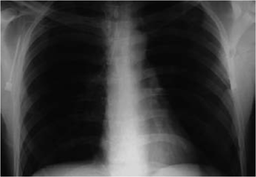
#> input picture Chest.bmp, 256 x 177 px, shrunk from 699 x 484 before the run; its folder holds 2 pictures in this run
$ python main.py   (older library calls are emulated)
#> lines starting #> are read from the running program, lines starting #| are printed output that depends on the picture
### common.py
"""common.py - shared utilities: loading, normalisation, metrics, timing, plotting.
References: Gonzalez & Woods, Digital Image Processing (4th ed.); OpenCV documentation."""
import time
import cv2
import numpy as np
from skimage.measure import shannon_entropy


def load_image(path):
    """Load as grayscale float32 in [0,1] (JPEG/BMP both supported)."""
    g = cv2.imread(path, cv2.IMREAD_GRAYSCALE)
    if g is None:
        raise FileNotFoundError(path)
    g = strip_white_border(g)
    return g.astype(np.float32) / 255.0


def strip_white_border(g, thr=245, max_px=8):
    """Remove a saturated white frame (rows/cols whose mean >= thr) from the image edges.
    The supplied images carry a 1-4 px white frame that otherwise causes edge ringing in the
    Fourier methods and skews percentile statistics. Only edge rows/columns are removed."""
    t, b, l, r = 0, g.shape[0], 0, g.shape[1]
    while t < max_px and g[t, l:r].mean() >= thr: t += 1
    while max_px > g.shape[0] - b and g[b - 1, l:r].mean() >= thr: b -= 1
    while l < max_px and g[t:b, l].mean() >= thr: l += 1
    while max_px > g.shape[1] - r and g[t:b, r - 1].mean() >= thr: r -= 1
    return g[t:b, l:r]


def to_u8(x):
    """Clip a [0,1] float image and convert to uint8."""
    return np.clip(x * 255.0 + 0.5, 0, 255).astype(np.uint8)


def pct_stretch(x, lo=1, hi=99):
    """Robust contrast stretching using percentiles instead of min/max."""
    a, b = np.percentile(x, [lo, hi])
    if b - a < 1e-6:
        return x.copy()
    return np.clip((x - a) / (b - a), 0, 1).astype(np.float32)


def compute_metrics(x):
    """Return dict of objective measures for a float [0,1] image.
    - mean, std (global contrast), entropy (bits), avg_gradient, tenengrad (mean Sobel magnitude),
    - noise_sigma (Immerkaer fast noise estimate), edge_density (Canny pixels / total)."""
    u8 = to_u8(x)
    xf = x.astype(np.float64)
    gy, gx = np.gradient(xf)
    avg_grad = np.mean(np.sqrt((gx ** 2 + gy ** 2) / 2))
    sx = cv2.Sobel(xf, cv2.CV_64F, 1, 0, ksize=3)
    sy = cv2.Sobel(xf, cv2.CV_64F, 0, 1, ksize=3)
    teneng = np.mean(np.hypot(sx, sy))
    # Immerkaer (1996) noise estimator
    k = np.array([[1, -2, 1], [-2, 4, -2], [1, -2, 1]], dtype=np.float64)
    h, w = xf.shape
    conv = cv2.filter2D(xf, -1, k)[1:-1, 1:-1]
    sigma = np.sqrt(np.pi / 2) * np.abs(conv).sum() / (6.0 * (w - 2) * (h - 2))
    edges = cv2.Canny(u8, 50, 150)
    return dict(mean=float(xf.mean()), std=float(xf.std()),
                entropy=float(shannon_entropy(u8)), avg_gradient=float(avg_grad),
                tenengrad=float(teneng), noise_sigma=float(sigma),
                edge_density=float((edges > 0).mean()))


def median_time_ms(fn, *args, runs=15, **kw):
    """Median wall-clock time (ms) of fn(*args) over several runs; also returns last result."""
    ts, out = [], None
    fn(*args, **kw)  # warm-up (excluded)
    for _ in range(runs):
        t = time.perf_counter()
        out = fn(*args, **kw)
        ts.append((time.perf_counter() - t) * 1000)
    return float(np.median(ts)), ts, out

### spatial.py
"""spatial.py - spatial-domain-only enhancement (part a)."""
import cv2
import numpy as np
from common import pct_stretch, to_u8


def hist_eq(x):
    """Baseline: global histogram equalisation."""
    return cv2.equalizeHist(to_u8(x)).astype(np.float32) / 255.0


def gamma_correct(x, g):
    return np.power(np.clip(x, 0, 1), g).astype(np.float32)


def clahe(x, clip=2.0, tiles=8):
    # tiles x tiles grid; smaller clip limit = less noise amplification
    c = cv2.createCLAHE(clipLimit=clip, tileGridSize=(tiles, tiles))
    return c.apply(to_u8(x)).astype(np.float32) / 255.0


def denoise(x, mode="bilateral"):
    """Light edge-preserving denoising (bilateral or median)."""
    u8 = to_u8(x)
    if mode == "median":
        y = cv2.medianBlur(u8, 3)
    else:
        y = cv2.bilateralFilter(u8, d=5, sigmaColor=25, sigmaSpace=3)
    return y.astype(np.float32) / 255.0


def unsharp(x, sigma=1.5, k=0.8):
    """Unsharp masking: I + k (I - G_sigma * I)."""
    blur = cv2.GaussianBlur(x, (0, 0), sigma)
    return np.clip(x + k * (x - blur), 0, 1).astype(np.float32)


def spatial_enhance(x, lo=1, hi=99.5, gamma=0.8, clip=1.5, tiles=6, den="bilateral", sigma=1.5, k=0.7, pre_sigma=0.0):
    """Final spatial pipeline: [light pre-smoothing] -> percentile stretch -> gamma -> CLAHE -> denoise -> unsharp.
    pre_sigma > 0 dithers the coarse intensity quantisation of the source images (Chest.bmp carries a
    219-entry grey palette, and only ~20 distinct levels fall in the darkest 40% of the image; Skeleton.bmp
    has ~9). Without it CLAHE stretches those few levels into wide flat plateaus, i.e. visible posterisation
    (contour banding) in the dark lung/background regions."""
    if pre_sigma > 0:
        x = cv2.GaussianBlur(x, (0, 0), pre_sigma)
    y = pct_stretch(x, lo, hi)
    y = gamma_correct(y, gamma)
    y = clahe(y, clip, tiles)
    y = denoise(y, den)
    return unsharp(y, sigma, k)

### fourier.py
"""fourier.py - Fourier-domain-only enhancement (part b). All processing is done on the spectrum."""
import numpy as np
from common import pct_stretch


def _pad(x, frac=0.1):
    """Reflect-pad to reduce wrap-around (boundary) artefacts of the DFT."""
    ph, pw = int(x.shape[0] * frac), int(x.shape[1] * frac)
    return np.pad(x, ((ph, ph), (pw, pw)), mode="reflect"), ph, pw


def dist_grid(shape):
    """Distance D(u,v) from the centre of the shifted spectrum."""
    r, c = shape
    u, v = np.meshgrid(np.arange(c) - c // 2, np.arange(r) - r // 2)
    return np.sqrt(u.astype(np.float64) ** 2 + v.astype(np.float64) ** 2)


def spectrum(x):
    """Log-magnitude spectrum for display."""
    F = np.fft.fftshift(np.fft.fft2(x))
    return np.log1p(np.abs(F))


def gaussian_hp(shape, d0):
    D = dist_grid(shape)
    return 1.0 - np.exp(-(D ** 2) / (2.0 * d0 ** 2))


def butterworth_hp(shape, d0, n=2):
    D = dist_grid(shape)
    return 1.0 / (1.0 + (d0 / (D + 1e-6)) ** (2 * n))


def minmax(x):
    """Visualisation scaling only (affine min-max to [0,1]); NOT an enhancement step."""
    a, b = float(x.min()), float(x.max())
    return ((x - a) / (b - a + 1e-12)).astype(np.float32)


def signed_display(x):
    """Zero-centred display of a signed high-pass result: 0.5 + x / (2 max|x|)."""
    return (0.5 + x / (2.0 * np.abs(x).max() + 1e-12)).astype(np.float32)


def apply_filter(x, make_H, norm=None, signed=False):
    """Pad -> FFT -> shift -> multiply -> inverse -> crop -> display scaling.
    norm=None -> pure Fourier-only output with min-max visualisation scaling.
    norm=(lo,hi) -> percentile stretch (a spatial point operation; only used inside hybrids)."""
    xp, ph, pw = _pad(x)
    H = make_H(xp.shape)
    F = np.fft.fftshift(np.fft.fft2(xp))
    out = np.real(np.fft.ifft2(np.fft.ifftshift(F * H)))
    out = out[ph:ph + x.shape[0], pw:pw + x.shape[1]]
    if signed:
        return signed_display(out)
    return minmax(out) if norm is None else pct_stretch(out, *norm)


def d0_from_frac(shape, frac):
    return frac * min(shape)


def highpass_baseline(x, d0_frac=0.05):
    """Plain Gaussian high-pass (negative-result baseline: removes DC/low frequencies)."""
    d0 = d0_from_frac(x.shape, d0_frac)
    return apply_filter(x, lambda s: gaussian_hp(s, d0 * (1 + 0.2)), signed=True)


def hfe(x, d0_frac=0.05, a=0.7, b=1.5, kind="gaussian", n=2, norm=None):
    """High-frequency emphasis H = a + b*H_hp (Gaussian or Butterworth)."""
    d0 = d0_from_frac(x.shape, d0_frac) * 1.2  # *1.2 compensates for padding

    def make(s):
        Hhp = gaussian_hp(s, d0) if kind == "gaussian" else butterworth_hp(s, d0, n)
        return a + b * Hhp
    return apply_filter(x, make, norm)


def homomorphic(x, d0_frac=0.05, gl=0.5, gh=1.8, c=1.0, eps=0.03, norm=None, exp_out=True):
    """Homomorphic filter: log -> FFT -> H -> IFFT -> exp (corrects illumination, boosts reflectance)."""
    d0 = d0_from_frac(x.shape, d0_frac) * 1.2
    xp, ph, pw = _pad(x)
    L = np.log(xp.astype(np.float64) + eps)  # eps avoids log(0) and sets how strongly dark pixels are expanded
    D = dist_grid(xp.shape)
    H = (gh - gl) * (1.0 - np.exp(-c * D ** 2 / d0 ** 2)) + gl
    F = np.fft.fftshift(np.fft.fft2(L))
    out = np.real(np.fft.ifft2(np.fft.ifftshift(F * H)))
    out = out[ph:ph + x.shape[0], pw:pw + x.shape[1]]
    # exp_out=True: classical homomorphic filter, g = exp(IDFT{H * DFT{log(f+eps)}}) - eps, min-max display scaling.
    # exp_out=False: "modified log-domain homomorphic enhancement" - the result stays in the log domain
    # (monotonic, so only the tone curve differs) because bright hot spots make the exp output heavy-tailed.
    if exp_out:
        out = np.exp(out) - eps
    out = out.astype(np.float32)
    return minmax(out) if norm is None else pct_stretch(out, *norm)

### hybrid.py
"""hybrid.py - Spatial + Fourier hybrid methods (part c)."""
import cv2
import numpy as np
from common import pct_stretch
import fourier as fo
import spatial as sp


def hybrid_sequential(x, homo=None, pre_sigma=0.0, stretch=(1, 99.5), gamma=1.0, clip=1.5, tiles=6,
                      sigma=1.5, k=0.5, alpha=0.8):
    """Hybrid 1 (sequential):
    [optional light Gaussian pre-smoothing] -> homomorphic filter (Fourier: global illumination/contrast)
    -> percentile stretch -> [gamma] -> CLAHE -> bilateral -> mild unsharp (spatial: local detail)
    -> blend with the (stretched) original:  I = alpha*processed + (1-alpha)*original."""
    homo = homo or dict(d0_frac=0.04, gl=0.5, gh=1.5, eps=0.1)
    xin = cv2.GaussianBlur(x, (0, 0), pre_sigma) if pre_sigma > 0 else x
    y = fo.homomorphic(xin, exp_out=False, **homo)  # log-domain variant, then spatial tone mapping
    y = pct_stretch(y, *stretch)
    y = sp.gamma_correct(y, gamma)
    y = sp.clahe(y, clip, tiles)
    y = sp.denoise(y, "bilateral")
    y = sp.unsharp(y, sigma, k)
    orig = pct_stretch(x, 0.5, 99.5)
    return np.clip(alpha * y + (1 - alpha) * orig, 0, 1).astype(np.float32)


def hybrid_fusion(I_spatial, I_fourier, w=0.6):
    """Hybrid 2 (weighted fusion): I = w*I_spatial + (1-w)*I_fourier."""
    return np.clip(w * I_spatial + (1 - w) * I_fourier, 0, 1).astype(np.float32)

### main.py
"""main.py - runs parts (a)-(d) for Chest and Skeleton; saves figures, CSV metrics and runtimes.
Usage: python main.py <input_dir> <output_dir>"""
import os, sys, json
import cv2, numpy as np, pandas as pd
import matplotlib; matplotlib.use("Agg")
import matplotlib.pyplot as plt
from common import load_image, to_u8, compute_metrics, median_time_ms
import spatial as sp, fourier as fo, hybrid as hy

IN = sys.argv[1] if len(sys.argv) > 1 else "."
OUT = sys.argv[2] if len(sys.argv) > 2 else "results"
os.makedirs(OUT, exist_ok=True)

# Per-image tuned parameters (chosen after the sweeps below + visual inspection)
CFG = {
 "Chest": dict(
    sp=dict(lo=1, hi=99.5, gamma=0.8, clip=1.5, tiles=6, sigma=1.5, k=0.7, pre_sigma=1.0),
    hfe=dict(d0_frac=0.05, a=0.8, b=1.5, kind="butter", n=2, norm=None),
    hp=dict(d0_frac=0.05),
    homo=dict(d0_frac=0.04, gl=0.4, gh=1.8, eps=0.1),
    hy=dict(homo=dict(d0_frac=0.04, gl=0.6, gh=1.4, eps=0.1), pre_sigma=1.8, stretch=(1, 99.5),
            gamma=0.9, clip=1.2, tiles=4, sigma=2.0, k=0.5, alpha=0.8), w=0.6),
 "Skeleton": dict(
    sp=dict(lo=0.5, hi=99.5, gamma=0.6, clip=1.5, tiles=6, sigma=1.5, k=0.7, pre_sigma=0.0),
    hfe=dict(d0_frac=0.05, a=0.8, b=1.5, kind="butter", n=2, norm=None),
    hp=dict(d0_frac=0.05),
    homo=dict(d0_frac=0.04, gl=0.4, gh=1.8, eps=0.1),
    hy=dict(homo=dict(d0_frac=0.04, gl=0.6, gh=1.4, eps=0.3), pre_sigma=0.0, stretch=(1, 99.5),
            gamma=0.7, clip=1.2, tiles=4, sigma=2.0, k=0.4, alpha=0.8), w=0.6),
}

def save(name, im):
    cv2.imwrite(os.path.join(OUT, name + ".png"), to_u8(im))

def grid(images, titles, path, ncols=4, figsize=None):
    n = len(images); nr = (n + ncols - 1) // ncols
    fig, axs = plt.subplots(nr, ncols, figsize=figsize or (4 * ncols, 4 * nr))
    axs = np.atleast_1d(axs).ravel()
    for a in axs: a.axis("off")
    for a, im, t in zip(axs, images, titles):
        a.imshow(im, cmap="gray", vmin=0, vmax=1); a.set_title(t, fontsize=9)
    plt.tight_layout(); plt.savefig(path, dpi=110); plt.close()

all_rows, sweep_rows, runs, fusion_only = [], [], {}, {}
for name in ["Chest", "Skeleton"]:
    for ext in (".bmp", ".jpg", ".png"):          # prefer the assignment's BMP inputs
        path = os.path.join(IN, name + ext)
        if os.path.exists(path):
            break
    x = load_image(path); print(f"{name}: loaded {path}")
#> in load_image, g is the input picture: shape (177, 256); min 0, max 228, mean 60.5
#> after the loop in strip_white_border, `while t < max_px and g[t, l:r].mean() >= thr: t += 1`: t = 0
#> after the loop in strip_white_border, `while max_px > g.shape[0] - b and g[b - 1, l:r].mean() >= thr: b -= 1`: b = 177
#> after the loop in strip_white_border, `while l < max_px and g[t:b, l].mean() >= thr: l += 1`: l = 0
#> after the loop in strip_white_border, `while max_px > g.shape[1] - r and g[t:b, r - 1].mean() >= thr: r -= 1`: r = 256
    c = CFG[name]; H, W = x.shape
    save(f"{name}_00_original", x)

    # ---------------- (a) spatial ----------------
    t_he, ts_he, he = median_time_ms(sp.hist_eq, x)
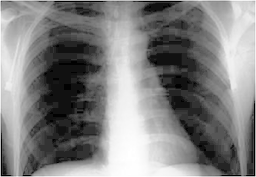
#> he: shape (177, 256) float32; min 0, max 1, mean 0.507
#> t_he = 0.104; ts_he = [0.122, 0.13, 0.11, 0.102, 0.103, 0.125, 0.107, 0.114, 0.105, 0.101, 0.101, 0.0995, 0.1, 0.104, 0.101]
    t_sp, ts_sp, Is = median_time_ms(sp.spatial_enhance, x, **c["sp"])
#> t_sp = 1.16; ts_sp = [1.28, 1.4, 1.24, 1.17, 1.15, 1.17, 1.24, 1.15, 1.13, 1.16, 1.2, 1.16, 1.16, 1.14, 1.13]
    # step-by-step stages (for the report)
    ps = c["sp"]["pre_sigma"]
    x_pre = cv2.GaussianBlur(x, (0, 0), ps) if ps > 0 else x
    s1 = sp.pct_stretch(x_pre, c["sp"]["lo"], c["sp"]["hi"]); s2 = sp.gamma_correct(s1, c["sp"]["gamma"])
    s3 = sp.clahe(s2, c["sp"]["clip"], c["sp"]["tiles"]); s4 = sp.denoise(s3, "bilateral")
    s5 = sp.unsharp(s4, c["sp"]["sigma"], c["sp"]["k"])
    assert np.allclose(s5, Is, atol=1e-6), "stage figure must reproduce spatial_enhance()"
    grid([x, x_pre, s1, s2, s3, s4, s5],
         ["Original", "0 pre-smoothing" if ps > 0 else "0 (none)", "1 percentile stretch", "2 gamma", "3 CLAHE", "4 bilateral denoise", "5 unsharp = final"],
         f"{OUT}/{name}_a_stages.png", ncols=4, figsize=(16, 4 * 2 * (H / W) + 1))
#> in grid, `n = len(images)`: n = 7
#> in grid, `nr = (n + ncols - 1) // ncols`: nr = 2
#> the loop in grid, `for a in axs: a.axis("off")` made 8 passes
#> the loop in grid, `for a, im, t in zip(axs, images, titles):` made 7 passes
#> t on passes 1 to 7: 'Original', '0 pre-smoothing', '1 percentile stretch', '2 gamma', '3 CLAHE', '4 bilateral denoise', '5 unsharp = final'
    # spatial sweeps: gamma x clip
    sw, swt = [], []
    for g in (0.6, 0.8, 1.0, 1.2):
        for cl in (1.5, 2.0, 3.0):
            p = dict(c["sp"]); p.update(gamma=g, clip=cl)
            y = sp.spatial_enhance(x, **p); m = compute_metrics(y)
            sw.append(y); swt.append(f"g={g} clip={cl}")
            sweep_rows.append(dict(image=name, method="spatial", params=f"gamma={g}; clip={cl}", **m))
#> this loop made 4 passes
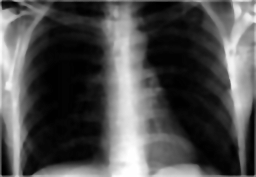
#> y: shape (177, 256) float32; min 0, max 1, mean 0.311
#> after the loop, sw = 12 items; sweep_rows = 12 items; swt = ['g=0.6 clip=1.5', 'g=0.6 clip=2.0', 'g=0.6 clip=3.0', 'g=0.8 clip=1.5', 'g=0.8 clip=2.0', 'g=0.8 clip=3.0', 'g=1.0 clip=1.5', 'g=1.0 clip=2.0', 'g=1.0 clip=3.0', 'g=1.2 clip=1.5', 'g=1.2 clip=2.0', 'g=1.2 clip=3.0']
    grid(sw, swt, f"{OUT}/{name}_a_sweep_gamma_clip.png", ncols=4, figsize=(16, 4 * 3 * (H / W) + 1))
#> the loop in grid (call 2), `for a in axs: a.axis("off")` made 12 passes
#> the loop in grid (call 2), `for a, im, t in zip(axs, images, titles):` made 12 passes
#> t on passes 1 to 8: 'g=0.6 clip=1.5', 'g=0.6 clip=2.0', 'g=0.6 clip=3.0', 'g=0.8 clip=1.5', 'g=0.8 clip=2.0', 'g=0.8 clip=3.0', 'g=1.0 clip=1.5', 'g=1.0 clip=2.0'

    # ---------------- (b) Fourier ----------------
    t_hp, ts_hp, Ihp = median_time_ms(fo.highpass_baseline, x, **c["hp"])
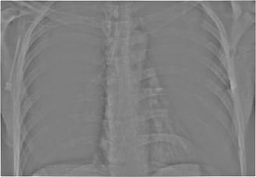
#> Ihp: shape (177, 256) float32; min 0.284, max 1, mean 0.502
#> t_hp = 4.57; ts_hp = [4.68, 4.67, 4.68, 4.53, 4.68, 4.55, 4.53, 4.48, 4.57, 4.48, 4.7, 4.46, 4.42, 4.61, 6.85]
    t_hfe, ts_hfe, If = median_time_ms(fo.hfe, x, **c["hfe"])
#> t_hfe = 4.61; ts_hfe = [4.67, 4.66, 4.7, 4.6, 4.61, 4.63, 4.58, 4.72, 4.61, 4.58, 4.59, 4.61, 4.57, 4.6, 4.61]
    t_ho, ts_ho, Iho = median_time_ms(fo.homomorphic, x, **c["homo"])
#> t_ho = 4.61; ts_ho = [4.68, 4.56, 4.88, 4.77, 4.52, 4.64, 4.79, 4.51, 4.59, 4.6, 4.61, 4.71, 4.59, 4.53, 4.61]
    # spectrum + filter mask + filtered spectrum
    xp, ph, pw = fo._pad(x)
#> ph = 17; pw = 25
    d0 = fo.d0_from_frac(x.shape, c["hfe"]["d0_frac"]) * 1.2
    Hmask = c["hfe"]["a"] + c["hfe"]["b"] * fo.butterworth_hp(xp.shape, d0, c["hfe"]["n"])
    S0 = fo.spectrum(xp)
    S1 = np.log1p(np.abs(np.fft.fftshift(np.fft.fft2(xp)) * Hmask))
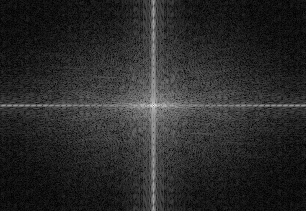
#> S1: shape (211, 306) float64; min 0.0186, max 9.5, mean 1.58; drawn with min black and max white
    fig, axs = plt.subplots(1, 4, figsize=(18, 4.5))
    for a, im, t in zip(axs, [x, S0, Hmask, S1], ["Original", "Log-magnitude spectrum", "Butterworth HFE mask H = a + b*H_hp", "Filtered spectrum"]):
        a.imshow(im, cmap="gray"); a.set_title(t, fontsize=10); a.axis("off")
#> this loop made 4 passes
    plt.tight_layout(); plt.savefig(f"{OUT}/{name}_b_spectrum_filter.png", dpi=110); plt.close()
    # Fourier sweeps: D0 x kind
    sw, swt = [], []
    for kind, n in [("gaussian", 2), ("butter", 1), ("butter", 2), ("butter", 4)]:
        for df in (0.02, 0.05, 0.10):
            p = dict(c["hfe"]); p.update(d0_frac=df, kind=kind, n=n)
            y = fo.hfe(x, **p); m = compute_metrics(y)
            lab = f"{kind}{'' if kind=='gaussian' else ' n='+str(n)} D0={df}"
            sw.append(y); swt.append(lab)
            sweep_rows.append(dict(image=name, method="fourier_hfe", params=lab, **m))
#> this loop made 4 passes
#> pass 1, in apply_filter (call 33), `out = out[ph:ph + x.shape[0], pw:pw + x.shape[1]]`:
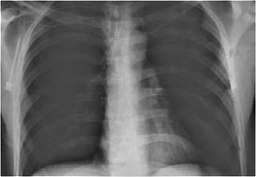
#> out: shape (177, 256) float64; min -0.396, max 1.11, mean 0.193; drawn with min black and max white
#> after the loop:
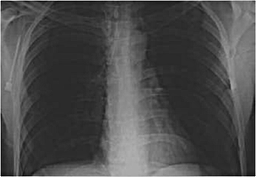
#> y: shape (177, 256) float32; min 0, max 1, mean 0.3
#> after the loop, sweep_rows = 24 items; swt = ['gaussian D0=0.02', 'gaussian D0=0.05', 'gaussian D0=0.1', 'butter n=1 D0=0.02', 'butter n=1 D0=0.05', 'butter n=1 D0=0.1', 'butter n=2 D0=0.02', 'butter n=2 D0=0.05', 'butter n=2 D0=0.1', 'butter n=4 D0=0.02', 'butter n=4 D0=0.05', 'butter n=4 D0=0.1']
    grid(sw, swt, f"{OUT}/{name}_b_sweep_d0_order.png", ncols=3, figsize=(12, 4 * 4 * (H / W) + 1))
#> call 3 of grid, with path = 'results/Chest_b_sweep_d0_order.png', ncols = 3, figsize = (12, 12.06)
#> in grid (call 3), `nr = (n + ncols - 1) // ncols`: nr = 4
#> the loop in grid (call 3), `for a in axs: a.axis("off")` made 12 passes
#> the loop in grid (call 3), `for a, im, t in zip(axs, images, titles):` made 12 passes
#> t on passes 1 to 8: 'gaussian D0=0.02', 'gaussian D0=0.05', 'gaussian D0=0.1', 'butter n=1 D0=0.02', 'butter n=1 D0=0.05', 'butter n=1 D0=0.1', 'butter n=2 D0=0.02', 'butter n=2 D0=0.05'
#> in grid (call 3), `plt.tight_layout()`:
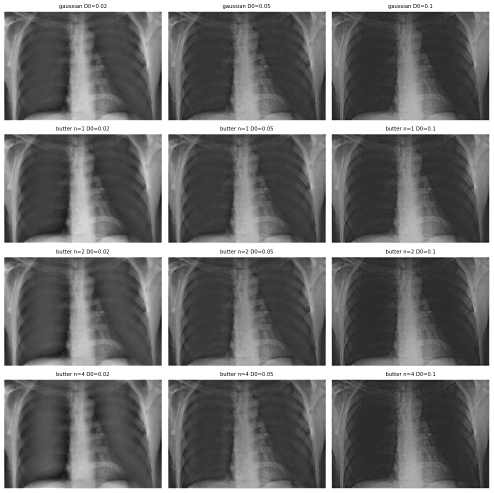
#> figure drawn by matplotlib, 12 panels

    # ---------------- (c) hybrid ----------------
    t_h1, ts_h1, Ih1 = median_time_ms(hy.hybrid_sequential, x, **c["hy"])
#> (the rest of the program and of its run is left out)
